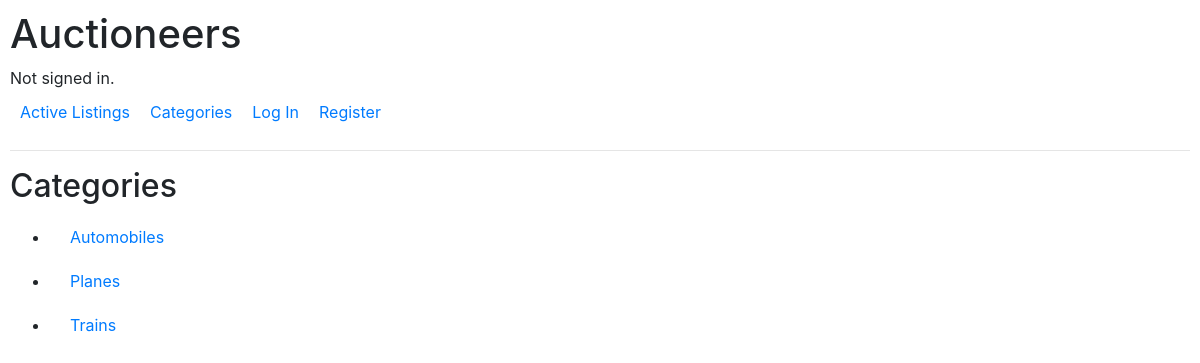
Page /categories/ on the committed database.
### auctions/models.py (models this page shows, shortened)
class Category(models.Model):
    title = models.CharField(max_length=25)

### auctions/views.py (the view)
# urls.py: path("categories/", views.categories, name="categories"),
def categories(request):
    categories = Category.objects.all().order_by('title')
    return render(request, "auctions/categories.html", {
        "categories": categories,
    })

### auctions/templates/auctions/categories.html
{% extends "auctions/layout.html" %}
{% block body %}
    <h2>Categories</h2>
    <ul>
        {% for category in categories %}
            {% if category.listings.count > 0 %}
                <li>
                    <div id="listing_block">
                        <a href="{% url 'category_detail' category.id %}">{{ category.title }}</a>
                    </div>
                </li>
            {% endif %}
        {% endfor %}
    </ul>
{% endblock %}

### auctions/static/auctions/styles.css (style rules this page uses)
body { padding: 10px; }
#listing_block { margin: 20px; }

### rows in the picture
Category: title "Automobiles"
Category: title "Planes"
Category: title "Trains"
